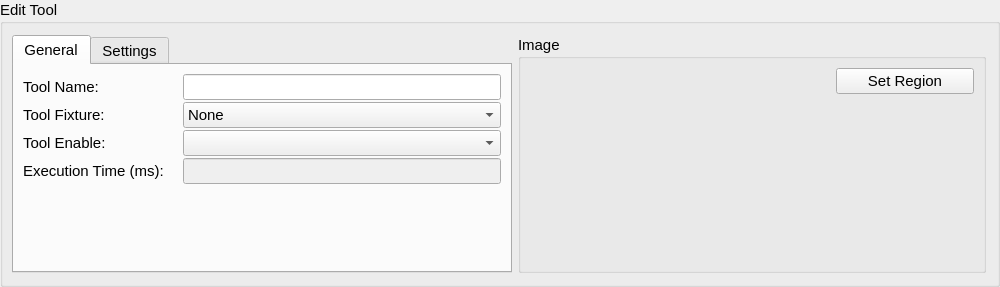
<?xml version="1.0" encoding="UTF-8"?>
<ui version="4.0">
 <class>NTUPatternWidget</class>
 <widget class="QGroupBox" name="NTUPatternWidget">
  <property name="geometry">
   <rect>
    <x>0</x>
    <y>0</y>
    <width>1000</width>
    <height>287</height>
   </rect>
  </property>
  <property name="sizePolicy">
   <sizepolicy hsizetype="Preferred" vsizetype="Fixed">
    <horstretch>0</horstretch>
    <verstretch>0</verstretch>
   </sizepolicy>
  </property>
  <property name="font">
   <font>
    <pointsize>11</pointsize>
   </font>
  </property>
  <property name="windowTitle">
   <string>Edit Tool</string>
  </property>
  <property name="title">
   <string>Edit Tool</string>
  </property>
  <property name="flat">
   <bool>false</bool>
  </property>
  <layout class="QGridLayout" name="gridLayout_6">
   <property name="leftMargin">
    <number>9</number>
   </property>
   <item row="0" column="0">
    <widget class="QTabWidget" name="tabWidget">
     <property name="minimumSize">
      <size>
       <width>400</width>
       <height>0</height>
      </size>
     </property>
     <property name="maximumSize">
      <size>
       <width>500</width>
       <height>16777215</height>
      </size>
     </property>
     <property name="currentIndex">
      <number>0</number>
     </property>
     <widget class="QWidget" name="General">
      <attribute name="title">
       <string>General</string>
      </attribute>
      <layout class="QGridLayout" name="gridLayout_4">
       <item row="0" column="0">
        <layout class="QGridLayout" name="gridLayout_3">
         <property name="spacing">
          <number>2</number>
         </property>
         <item row="2" column="0">
          <widget class="QLabel" name="label_8">
           <property name="font">
            <font>
             <pointsize>11</pointsize>
            </font>
           </property>
           <property name="text">
            <string>Tool Enable:</string>
           </property>
          </widget>
         </item>
         <item row="0" column="0">
          <widget class="QLabel" name="label_6">
           <property name="font">
            <font>
             <pointsize>11</pointsize>
            </font>
           </property>
           <property name="text">
            <string>Tool Name:</string>
           </property>
          </widget>
         </item>
         <item row="0" column="1" colspan="2">
          <widget class="QLineEdit" name="lineEdit_name">
           <property name="alignment">
            <set>Qt::AlignRight|Qt::AlignTrailing|Qt::AlignVCenter</set>
           </property>
          </widget>
         </item>
         <item row="2" column="1" colspan="2">
          <widget class="QComboBox" name="comboBox_toolEnable"/>
         </item>
         <item row="1" column="1" colspan="2">
          <widget class="QComboBox" name="comboBox_toolFixture">
           <item>
            <property name="text">
             <string>None</string>
            </property>
           </item>
          </widget>
         </item>
         <item row="1" column="0">
          <widget class="QLabel" name="label_7">
           <property name="font">
            <font>
             <pointsize>11</pointsize>
            </font>
           </property>
           <property name="text">
            <string>Tool Fixture:</string>
           </property>
          </widget>
         </item>
         <item row="4" column="0">
          <spacer name="verticalSpacer">
           <property name="orientation">
            <enum>Qt::Vertical</enum>
           </property>
           <property name="sizeHint" stdset="0">
            <size>
             <width>20</width>
             <height>40</height>
            </size>
           </property>
          </spacer>
         </item>
         <item row="3" column="0">
          <widget class="QLabel" name="label_12">
           <property name="font">
            <font>
             <pointsize>11</pointsize>
            </font>
           </property>
           <property name="text">
            <string>Execution Time (ms):</string>
           </property>
          </widget>
         </item>
         <item row="3" column="1" colspan="2">
          <widget class="QLineEdit" name="lineEdit_executionTime">
           <property name="enabled">
            <bool>false</bool>
           </property>
           <property name="layoutDirection">
            <enum>Qt::RightToLeft</enum>
           </property>
           <property name="alignment">
            <set>Qt::AlignRight|Qt::AlignTrailing|Qt::AlignVCenter</set>
           </property>
          </widget>
         </item>
        </layout>
       </item>
      </layout>
     </widget>
     <widget class="QWidget" name="Settings">
      <attribute name="title">
       <string>Settings</string>
      </attribute>
      <layout class="QGridLayout" name="gridLayout_9">
       <property name="leftMargin">
        <number>0</number>
       </property>
       <property name="topMargin">
        <number>0</number>
       </property>
       <property name="rightMargin">
        <number>0</number>
       </property>
       <property name="bottomMargin">
        <number>0</number>
       </property>
       <item row="0" column="0">
        <widget class="QScrollArea" name="scrollArea">
         <property name="widgetResizable">
          <bool>true</bool>
         </property>
         <widget class="QWidget" name="scrollAreaWidgetContents">
          <property name="geometry">
           <rect>
            <x>0</x>
            <y>0</y>
            <width>494</width>
            <height>218</height>
           </rect>
          </property>
          <layout class="QGridLayout" name="gridLayout_2">
           <property name="leftMargin">
            <number>9</number>
           </property>
           <property name="topMargin">
            <number>9</number>
           </property>
           <property name="rightMargin">
            <number>9</number>
           </property>
           <property name="bottomMargin">
            <number>9</number>
           </property>
           <item row="0" column="0">
            <layout class="QGridLayout" name="gridLayout">
             <property name="spacing">
              <number>2</number>
             </property>
             <item row="1" column="0">
              <widget class="QLabel" name="label_3">
               <property name="font">
                <font>
                 <pointsize>11</pointsize>
                </font>
               </property>
               <property name="text">
                <string>Acept Threshold:</string>
               </property>
              </widget>
             </item>
             <item row="0" column="0">
              <widget class="QLabel" name="label_2">
               <property name="font">
                <font>
                 <pointsize>11</pointsize>
                </font>
               </property>
               <property name="text">
                <string>Angle Tolerance:</string>
               </property>
              </widget>
             </item>
             <item row="4" column="0">
              <widget class="QLabel" name="label_10">
               <property name="font">
                <font>
                 <pointsize>11</pointsize>
                </font>
               </property>
               <property name="text">
                <string>TimeOut (ms):</string>
               </property>
              </widget>
             </item>
             <item row="6" column="1" colspan="3">
              <widget class="QLineEdit" name="lineEdit_object">
               <property name="enabled">
                <bool>false</bool>
               </property>
               <property name="alignment">
                <set>Qt::AlignRight|Qt::AlignTrailing|Qt::AlignVCenter</set>
               </property>
              </widget>
             </item>
             <item row="6" column="0">
              <widget class="QLabel" name="label_5">
               <property name="font">
                <font>
                 <pointsize>11</pointsize>
                </font>
               </property>
               <property name="text">
                <string>Object:</string>
               </property>
              </widget>
             </item>
             <item row="2" column="0">
              <widget class="QLabel" name="label">
               <property name="font">
                <font>
                 <pointsize>11</pointsize>
                </font>
               </property>
               <property name="text">
                <string>Horizontal Offset:</string>
               </property>
              </widget>
             </item>
             <item row="3" column="0">
              <widget class="QLabel" name="label_9">
               <property name="font">
                <font>
                 <pointsize>11</pointsize>
                </font>
               </property>
               <property name="text">
                <string>Vertical Offset:</string>
               </property>
              </widget>
             </item>
             <item row="5" column="1" colspan="3">
              <widget class="QLineEdit" name="lineEdit_search">
               <property name="enabled">
                <bool>false</bool>
               </property>
               <property name="alignment">
                <set>Qt::AlignRight|Qt::AlignTrailing|Qt::AlignVCenter</set>
               </property>
              </widget>
             </item>
             <item row="5" column="0">
              <widget class="QLabel" name="label_4">
               <property name="font">
                <font>
                 <pointsize>11</pointsize>
                </font>
               </property>
               <property name="text">
                <string>Search:</string>
               </property>
              </widget>
             </item>
             <item row="7" column="0">
              <widget class="QLabel" name="label_11">
               <property name="font">
                <font>
                 <pointsize>11</pointsize>
                </font>
               </property>
               <property name="text">
                <string>Result:</string>
               </property>
              </widget>
             </item>
             <item row="7" column="1" colspan="3">
              <widget class="QLineEdit" name="lineEdit_result">
               <property name="enabled">
                <bool>false</bool>
               </property>
               <property name="alignment">
                <set>Qt::AlignRight|Qt::AlignTrailing|Qt::AlignVCenter</set>
               </property>
              </widget>
             </item>
             <item row="1" column="1" colspan="3">
              <widget class="QDoubleSpinBox" name="doubleSpinBox_aceptThreshold">
               <property name="alignment">
                <set>Qt::AlignRight|Qt::AlignTrailing|Qt::AlignVCenter</set>
               </property>
               <property name="maximum">
                <double>1.000000000000000</double>
               </property>
               <property name="singleStep">
                <double>0.010000000000000</double>
               </property>
               <property name="value">
                <double>0.500000000000000</double>
               </property>
              </widget>
             </item>
             <item row="2" column="1" colspan="3">
              <widget class="QDoubleSpinBox" name="doubleSpinBox_horizontalOffset">
               <property name="alignment">
                <set>Qt::AlignRight|Qt::AlignTrailing|Qt::AlignVCenter</set>
               </property>
               <property name="minimum">
                <double>-1000.000000000000000</double>
               </property>
               <property name="maximum">
                <double>1000.000000000000000</double>
               </property>
              </widget>
             </item>
             <item row="3" column="1" colspan="3">
              <widget class="QDoubleSpinBox" name="doubleSpinBox_verticalOffset">
               <property name="alignment">
                <set>Qt::AlignRight|Qt::AlignTrailing|Qt::AlignVCenter</set>
               </property>
               <property name="minimum">
                <double>-1000.000000000000000</double>
               </property>
               <property name="value">
                <double>0.000000000000000</double>
               </property>
              </widget>
             </item>
             <item row="4" column="1" colspan="3">
              <widget class="QSpinBox" name="spinBox_timeOut">
               <property name="alignment">
                <set>Qt::AlignRight|Qt::AlignTrailing|Qt::AlignVCenter</set>
               </property>
               <property name="maximum">
                <number>10000</number>
               </property>
               <property name="singleStep">
                <number>100</number>
               </property>
               <property name="value">
                <number>5000</number>
               </property>
              </widget>
             </item>
             <item row="0" column="1" colspan="3">
              <widget class="QSpinBox" name="spinBox_AngleTolerance">
               <property name="alignment">
                <set>Qt::AlignRight|Qt::AlignTrailing|Qt::AlignVCenter</set>
               </property>
               <property name="maximum">
                <number>180</number>
               </property>
               <property name="value">
                <number>15</number>
               </property>
              </widget>
             </item>
            </layout>
           </item>
          </layout>
         </widget>
        </widget>
       </item>
      </layout>
     </widget>
    </widget>
   </item>
   <item row="0" column="1">
    <widget class="QGroupBox" name="groupBox_2">
     <property name="title">
      <string>Image</string>
     </property>
     <layout class="QGridLayout" name="gridLayout_7">
      <property name="leftMargin">
       <number>9</number>
      </property>
      <property name="topMargin">
       <number>9</number>
      </property>
      <property name="rightMargin">
       <number>9</number>
      </property>
      <property name="bottomMargin">
       <number>9</number>
      </property>
      <item row="0" column="0">
       <layout class="QGridLayout" name="gridLayout_5">
        <item row="0" column="1">
         <widget class="QPushButton" name="pushButton_setObject">
          <property name="font">
           <font>
            <pointsize>11</pointsize>
           </font>
          </property>
          <property name="text">
           <string>Set Region</string>
          </property>
         </widget>
        </item>
        <item row="1" column="1">
         <spacer name="verticalSpacer_3">
          <property name="orientation">
           <enum>Qt::Vertical</enum>
          </property>
          <property name="sizeHint" stdset="0">
           <size>
            <width>20</width>
            <height>40</height>
           </size>
          </property>
         </spacer>
        </item>
        <item row="0" column="0" rowspan="2">
         <widget class="NTUVideoWidget" name="imageShow">
          <property name="minimumSize">
           <size>
            <width>300</width>
            <height>0</height>
           </size>
          </property>
          <property name="text">
           <string/>
          </property>
         </widget>
        </item>
       </layout>
      </item>
     </layout>
    </widget>
   </item>
  </layout>
 </widget>
 <customwidgets>
  <customwidget>
   <class>NTUVideoWidget</class>
   <extends>QLabel</extends>
   <header location="global">NTUVideoWidget.h</header>
  </customwidget>
 </customwidgets>
 <resources/>
 <connections/>
</ui>
